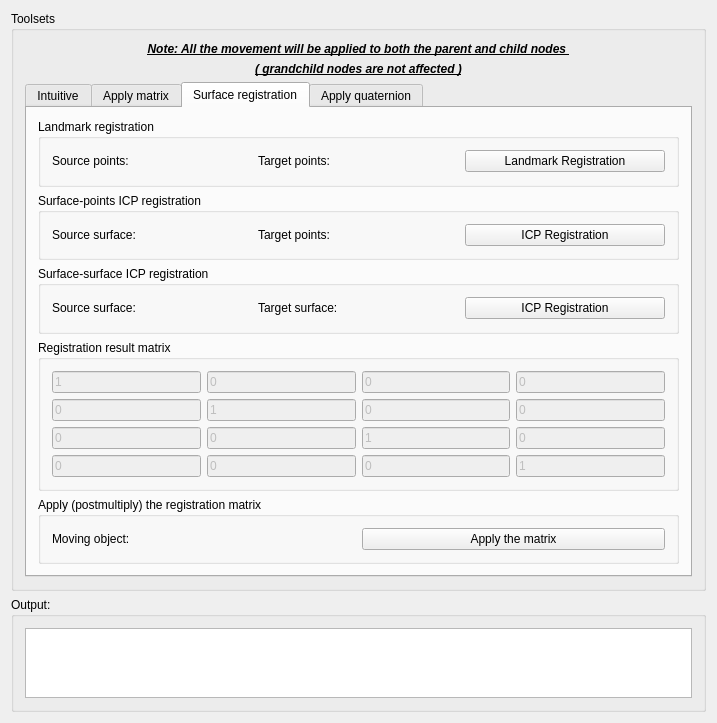
<?xml version="1.0" encoding="UTF-8"?>
<ui version="4.0">
 <class>MoveDataControls</class>
 <widget class="QWidget" name="MoveDataControls">
  <property name="geometry">
   <rect>
    <x>0</x>
    <y>0</y>
    <width>717</width>
    <height>587</height>
   </rect>
  </property>
  <property name="minimumSize">
   <size>
    <width>0</width>
    <height>0</height>
   </size>
  </property>
  <property name="windowTitle">
   <string>QmitkTemplate</string>
  </property>
  <layout class="QGridLayout" name="gridLayout_15">
   <item row="0" column="0">
    <widget class="QGroupBox" name="groupBox_2">
     <property name="title">
      <string>Toolsets</string>
     </property>
     <layout class="QGridLayout" name="gridLayout_4">
      <item row="0" column="0">
       <widget class="QLabel" name="label_3">
        <property name="font">
         <font>
          <weight>75</weight>
          <italic>true</italic>
          <bold>true</bold>
          <underline>true</underline>
         </font>
        </property>
        <property name="text">
         <string>Note: All the movement will be applied to both the parent and child nodes </string>
        </property>
        <property name="alignment">
         <set>Qt::AlignCenter</set>
        </property>
       </widget>
      </item>
      <item row="1" column="0">
       <widget class="QLabel" name="label_12">
        <property name="font">
         <font>
          <weight>75</weight>
          <italic>true</italic>
          <bold>true</bold>
          <underline>true</underline>
         </font>
        </property>
        <property name="text">
         <string>( grandchild nodes are not affected )</string>
        </property>
        <property name="alignment">
         <set>Qt::AlignCenter</set>
        </property>
       </widget>
      </item>
      <item row="2" column="0">
       <widget class="QTabWidget" name="tabWidget">
        <property name="currentIndex">
         <number>2</number>
        </property>
        <widget class="QWidget" name="tab">
         <attribute name="title">
          <string>Intuitive</string>
         </attribute>
         <layout class="QGridLayout" name="gridLayout_8">
          <item row="1" column="0">
           <widget class="QGroupBox" name="groupBox_4">
            <property name="title">
             <string>Movement along the given direction</string>
            </property>
            <layout class="QGridLayout" name="gridLayout_10">
             <item row="0" column="1">
              <layout class="QVBoxLayout" name="verticalLayout">
               <item>
                <widget class="QLabel" name="label">
                 <property name="text">
                  <string>2-element poinset as the translation direction / rotation axis: </string>
                 </property>
                </widget>
               </item>
               <item>
                <widget class="QmitkSingleNodeSelectionWidget" name="mitkSelectWidget_directionPointSet" native="true">
                 <property name="minimumSize">
                  <size>
                   <width>0</width>
                   <height>30</height>
                  </size>
                 </property>
                </widget>
               </item>
              </layout>
             </item>
             <item row="1" column="1">
              <layout class="QHBoxLayout" name="horizontalLayout_3">
               <item>
                <widget class="QLabel" name="label_4">
                 <property name="text">
                  <string>Translate or rotate by </string>
                 </property>
                </widget>
               </item>
               <item>
                <widget class="QLineEdit" name="lineEdit_intuitiveValue_2">
                 <property name="text">
                  <string>2</string>
                 </property>
                </widget>
               </item>
               <item>
                <widget class="QLabel" name="label_2">
                 <property name="text">
                  <string>(mm or degrees)</string>
                 </property>
                </widget>
               </item>
              </layout>
             </item>
             <item row="2" column="0">
              <spacer name="horizontalSpacer_6">
               <property name="orientation">
                <enum>Qt::Horizontal</enum>
               </property>
               <property name="sizeHint" stdset="0">
                <size>
                 <width>40</width>
                 <height>20</height>
                </size>
               </property>
              </spacer>
             </item>
             <item row="2" column="1">
              <layout class="QGridLayout" name="gridLayout_9">
               <item row="0" column="0">
                <widget class="QPushButton" name="pushButton_translatePlus">
                 <property name="text">
                  <string>Translate+</string>
                 </property>
                </widget>
               </item>
               <item row="0" column="1">
                <widget class="QPushButton" name="pushButton_RotatePlus">
                 <property name="text">
                  <string>Rotate +</string>
                 </property>
                </widget>
               </item>
               <item row="1" column="0">
                <widget class="QPushButton" name="pushButton_translateMinus">
                 <property name="text">
                  <string>Translate-</string>
                 </property>
                </widget>
               </item>
               <item row="1" column="1">
                <widget class="QPushButton" name="pushButton_RotateMinus">
                 <property name="text">
                  <string>Rotate -</string>
                 </property>
                </widget>
               </item>
              </layout>
             </item>
             <item row="2" column="2">
              <spacer name="horizontalSpacer_5">
               <property name="orientation">
                <enum>Qt::Horizontal</enum>
               </property>
               <property name="sizeHint" stdset="0">
                <size>
                 <width>40</width>
                 <height>20</height>
                </size>
               </property>
              </spacer>
             </item>
            </layout>
           </widget>
          </item>
          <item row="0" column="0">
           <widget class="QGroupBox" name="groupBox_3">
            <property name="title">
             <string>Movement by λ mm or degrees: (extrinsic rotation along X/Y/Z around object center)</string>
            </property>
            <layout class="QGridLayout" name="gridLayout_2">
             <item row="0" column="0">
              <layout class="QGridLayout" name="gridLayout_7">
               <item row="0" column="6">
                <widget class="QPushButton" name="pushButton_rxm">
                 <property name="text">
                  <string>RX-</string>
                 </property>
                </widget>
               </item>
               <item row="0" column="3">
                <widget class="QPushButton" name="pushButton_xp">
                 <property name="text">
                  <string>X+</string>
                 </property>
                </widget>
               </item>
               <item row="3" column="3">
                <widget class="QPushButton" name="pushButton_zp">
                 <property name="text">
                  <string>Z+</string>
                 </property>
                </widget>
               </item>
               <item row="0" column="4">
                <widget class="QPushButton" name="pushButton_xm">
                 <property name="text">
                  <string>X-</string>
                 </property>
                </widget>
               </item>
               <item row="3" column="4">
                <widget class="QPushButton" name="pushButton_zm">
                 <property name="text">
                  <string>Z-</string>
                 </property>
                </widget>
               </item>
               <item row="2" column="7">
                <spacer name="horizontalSpacer_2">
                 <property name="orientation">
                  <enum>Qt::Horizontal</enum>
                 </property>
                 <property name="sizeHint" stdset="0">
                  <size>
                   <width>40</width>
                   <height>20</height>
                  </size>
                 </property>
                </spacer>
               </item>
               <item row="2" column="4">
                <widget class="QPushButton" name="pushButton_ym">
                 <property name="text">
                  <string>Y-</string>
                 </property>
                </widget>
               </item>
               <item row="0" column="5">
                <widget class="QPushButton" name="pushButton_rxp">
                 <property name="text">
                  <string>RX+</string>
                 </property>
                </widget>
               </item>
               <item row="2" column="3">
                <widget class="QPushButton" name="pushButton_yp">
                 <property name="text">
                  <string>Y+</string>
                 </property>
                </widget>
               </item>
               <item row="2" column="0">
                <spacer name="horizontalSpacer">
                 <property name="orientation">
                  <enum>Qt::Horizontal</enum>
                 </property>
                 <property name="sizeHint" stdset="0">
                  <size>
                   <width>40</width>
                   <height>20</height>
                  </size>
                 </property>
                </spacer>
               </item>
               <item row="3" column="6">
                <widget class="QPushButton" name="pushButton_rzm">
                 <property name="text">
                  <string>RZ-</string>
                 </property>
                </widget>
               </item>
               <item row="2" column="5">
                <widget class="QPushButton" name="pushButton_ryp">
                 <property name="text">
                  <string>RY+</string>
                 </property>
                </widget>
               </item>
               <item row="2" column="6">
                <widget class="QPushButton" name="pushButton_rym">
                 <property name="text">
                  <string>RY-</string>
                 </property>
                </widget>
               </item>
               <item row="3" column="1">
                <widget class="QLabel" name="label_5">
                 <property name="text">
                  <string>(mm or degrees)</string>
                 </property>
                </widget>
               </item>
               <item row="3" column="5">
                <widget class="QPushButton" name="pushButton_rzp">
                 <property name="text">
                  <string>RZ+</string>
                 </property>
                </widget>
               </item>
               <item row="2" column="1">
                <widget class="QLineEdit" name="lineEdit_intuitiveValue_1">
                 <property name="text">
                  <string>2</string>
                 </property>
                </widget>
               </item>
               <item row="0" column="1">
                <widget class="QLabel" name="label_6">
                 <property name="layoutDirection">
                  <enum>Qt::LeftToRight</enum>
                 </property>
                 <property name="text">
                  <string>λ =</string>
                 </property>
                </widget>
               </item>
              </layout>
             </item>
            </layout>
           </widget>
          </item>
          <item row="2" column="0">
           <spacer name="verticalSpacer_2">
            <property name="orientation">
             <enum>Qt::Vertical</enum>
            </property>
            <property name="sizeHint" stdset="0">
             <size>
              <width>20</width>
              <height>40</height>
             </size>
            </property>
           </spacer>
          </item>
         </layout>
        </widget>
        <widget class="QWidget" name="tab_2">
         <attribute name="title">
          <string>Apply matrix</string>
         </attribute>
         <layout class="QGridLayout" name="gridLayout_6">
          <item row="1" column="0">
           <widget class="QPushButton" name="pushButton_getgeometryWithSpacing">
            <property name="text">
             <string>Get geometry matrix with spacing factor</string>
            </property>
           </widget>
          </item>
          <item row="2" column="0">
           <widget class="QPushButton" name="pushButton_getgeometryWithoutSpacing">
            <property name="text">
             <string>Get geometry matrix without spacing factor</string>
            </property>
           </widget>
          </item>
          <item row="3" column="0">
           <widget class="QGroupBox" name="groupBox_5">
            <property name="title">
             <string>Offset matrix to append (postmultiply) or overwirte (set as current offset matrix):</string>
            </property>
            <layout class="QGridLayout" name="gridLayout_11">
             <item row="0" column="0">
              <layout class="QGridLayout" name="gridLayout">
               <item row="0" column="2">
                <widget class="QLineEdit" name="lineEdit_offsetMatrix_4">
                 <property name="text">
                  <string>0</string>
                 </property>
                </widget>
               </item>
               <item row="2" column="1">
                <widget class="QLineEdit" name="lineEdit_offsetMatrix_2">
                 <property name="text">
                  <string>0</string>
                 </property>
                </widget>
               </item>
               <item row="0" column="3">
                <widget class="QLineEdit" name="lineEdit_offsetMatrix_8">
                 <property name="text">
                  <string>0</string>
                 </property>
                </widget>
               </item>
               <item row="1" column="1">
                <widget class="QLineEdit" name="lineEdit_offsetMatrix_1">
                 <property name="text">
                  <string>0</string>
                 </property>
                </widget>
               </item>
               <item row="1" column="3">
                <widget class="QLineEdit" name="lineEdit_offsetMatrix_9">
                 <property name="text">
                  <string>0</string>
                 </property>
                </widget>
               </item>
               <item row="3" column="1">
                <widget class="QLineEdit" name="lineEdit_offsetMatrix_3">
                 <property name="text">
                  <string>0</string>
                 </property>
                </widget>
               </item>
               <item row="1" column="4">
                <widget class="QLineEdit" name="lineEdit_offsetMatrix_13">
                 <property name="text">
                  <string>0</string>
                 </property>
                </widget>
               </item>
               <item row="1" column="2">
                <widget class="QLineEdit" name="lineEdit_offsetMatrix_5">
                 <property name="text">
                  <string>1</string>
                 </property>
                </widget>
               </item>
               <item row="2" column="2">
                <widget class="QLineEdit" name="lineEdit_offsetMatrix_6">
                 <property name="text">
                  <string>0</string>
                 </property>
                </widget>
               </item>
               <item row="1" column="0">
                <spacer name="horizontalSpacer_3">
                 <property name="orientation">
                  <enum>Qt::Horizontal</enum>
                 </property>
                 <property name="sizeHint" stdset="0">
                  <size>
                   <width>40</width>
                   <height>20</height>
                  </size>
                 </property>
                </spacer>
               </item>
               <item row="3" column="4">
                <widget class="QLineEdit" name="lineEdit_offsetMatrix_15">
                 <property name="enabled">
                  <bool>false</bool>
                 </property>
                 <property name="text">
                  <string>1</string>
                 </property>
                </widget>
               </item>
               <item row="3" column="2">
                <widget class="QLineEdit" name="lineEdit_offsetMatrix_7">
                 <property name="text">
                  <string>0</string>
                 </property>
                </widget>
               </item>
               <item row="2" column="4">
                <widget class="QLineEdit" name="lineEdit_offsetMatrix_14">
                 <property name="text">
                  <string>0</string>
                 </property>
                </widget>
               </item>
               <item row="2" column="3">
                <widget class="QLineEdit" name="lineEdit_offsetMatrix_10">
                 <property name="text">
                  <string>1</string>
                 </property>
                </widget>
               </item>
               <item row="3" column="3">
                <widget class="QLineEdit" name="lineEdit_offsetMatrix_11">
                 <property name="text">
                  <string>0</string>
                 </property>
                </widget>
               </item>
               <item row="0" column="4">
                <widget class="QLineEdit" name="lineEdit_offsetMatrix_12">
                 <property name="text">
                  <string>0</string>
                 </property>
                </widget>
               </item>
               <item row="0" column="1">
                <widget class="QLineEdit" name="lineEdit_offsetMatrix_0">
                 <property name="text">
                  <string>1</string>
                 </property>
                </widget>
               </item>
               <item row="1" column="5">
                <spacer name="horizontalSpacer_4">
                 <property name="orientation">
                  <enum>Qt::Horizontal</enum>
                 </property>
                 <property name="sizeHint" stdset="0">
                  <size>
                   <width>40</width>
                   <height>20</height>
                  </size>
                 </property>
                </spacer>
               </item>
              </layout>
             </item>
             <item row="1" column="0">
              <layout class="QVBoxLayout" name="verticalLayout_4">
               <item>
                <widget class="QPushButton" name="pushButton_clearMatrixContent">
                 <property name="text">
                  <string>Clear current content (to identity)</string>
                 </property>
                </widget>
               </item>
               <item>
                <layout class="QHBoxLayout" name="horizontalLayout">
                 <item>
                  <widget class="QPushButton" name="pushButton_AppendOffsetMatrix">
                   <property name="text">
                    <string>Append offset</string>
                   </property>
                  </widget>
                 </item>
                 <item>
                  <widget class="QPushButton" name="pushButton_overwriteOffset">
                   <property name="text">
                    <string>Overwrite offset</string>
                   </property>
                  </widget>
                 </item>
                </layout>
               </item>
              </layout>
             </item>
            </layout>
           </widget>
          </item>
          <item row="0" column="0">
           <widget class="QPushButton" name="pushButton_RealignImage">
            <property name="text">
             <string>Realign the image and the rendering window coordinate systems (keep the spacing)</string>
            </property>
           </widget>
          </item>
          <item row="4" column="0">
           <spacer name="verticalSpacer">
            <property name="orientation">
             <enum>Qt::Vertical</enum>
            </property>
            <property name="sizeHint" stdset="0">
             <size>
              <width>20</width>
              <height>40</height>
             </size>
            </property>
           </spacer>
          </item>
         </layout>
        </widget>
        <widget class="QWidget" name="tab_3">
         <attribute name="title">
          <string>Surface registration</string>
         </attribute>
         <layout class="QGridLayout" name="gridLayout_5">
          <item row="0" column="0">
           <widget class="QGroupBox" name="groupBox_6">
            <property name="title">
             <string>Landmark registration</string>
            </property>
            <layout class="QGridLayout" name="gridLayout_12">
             <item row="0" column="1">
              <layout class="QHBoxLayout" name="horizontalLayout_5">
               <item>
                <widget class="QLabel" name="label_8">
                 <property name="text">
                  <string>Target points:</string>
                 </property>
                </widget>
               </item>
               <item>
                <widget class="QmitkSingleNodeSelectionWidget" name="mitkNodeSelectWidget_LandmarkTargetPointset" native="true"/>
               </item>
              </layout>
             </item>
             <item row="0" column="0">
              <layout class="QHBoxLayout" name="horizontalLayout_4">
               <item>
                <widget class="QLabel" name="label_7">
                 <property name="text">
                  <string>Source points:</string>
                 </property>
                </widget>
               </item>
               <item>
                <widget class="QmitkSingleNodeSelectionWidget" name="mitkNodeSelectWidget_LandmarkSrcPointset" native="true"/>
               </item>
              </layout>
             </item>
             <item row="0" column="2">
              <widget class="QPushButton" name="pushButton_Landmark">
               <property name="text">
                <string>Landmark Registration</string>
               </property>
              </widget>
             </item>
            </layout>
           </widget>
          </item>
          <item row="1" column="0">
           <widget class="QGroupBox" name="groupBox_7">
            <property name="title">
             <string>Surface-points ICP registration</string>
            </property>
            <layout class="QGridLayout" name="gridLayout_13">
             <item row="0" column="0">
              <layout class="QHBoxLayout" name="horizontalLayout_6">
               <item>
                <widget class="QLabel" name="label_9">
                 <property name="text">
                  <string>Source surface:</string>
                 </property>
                </widget>
               </item>
               <item>
                <widget class="QmitkSingleNodeSelectionWidget" name="mitkNodeSelectWidget_IcpSrcSurface" native="true"/>
               </item>
              </layout>
             </item>
             <item row="0" column="1">
              <layout class="QHBoxLayout" name="horizontalLayout_7">
               <item>
                <widget class="QLabel" name="label_10">
                 <property name="text">
                  <string>Target points:</string>
                 </property>
                </widget>
               </item>
               <item>
                <widget class="QmitkSingleNodeSelectionWidget" name="mitkNodeSelectWidget_IcpTargetPointset" native="true"/>
               </item>
              </layout>
             </item>
             <item row="0" column="2">
              <widget class="QPushButton" name="pushButton_Icp">
               <property name="text">
                <string>ICP Registration</string>
               </property>
              </widget>
             </item>
            </layout>
           </widget>
          </item>
          <item row="2" column="0">
           <widget class="QGroupBox" name="groupBox_10">
            <property name="title">
             <string>Surface-surface ICP registration</string>
            </property>
            <layout class="QGridLayout" name="gridLayout_16">
             <item row="0" column="0">
              <layout class="QHBoxLayout" name="horizontalLayout_11">
               <item>
                <widget class="QLabel" name="label_13">
                 <property name="text">
                  <string>Source surface:</string>
                 </property>
                </widget>
               </item>
               <item>
                <widget class="QmitkSingleNodeSelectionWidget" name="mitkNodeSelectWidget_srcSurface" native="true"/>
               </item>
              </layout>
             </item>
             <item row="0" column="1">
              <layout class="QHBoxLayout" name="horizontalLayout_12">
               <item>
                <widget class="QLabel" name="label_14">
                 <property name="text">
                  <string>Target surface:</string>
                 </property>
                </widget>
               </item>
               <item>
                <widget class="QmitkSingleNodeSelectionWidget" name="mitkNodeSelectWidget_targetSurface" native="true"/>
               </item>
              </layout>
             </item>
             <item row="0" column="2">
              <widget class="QPushButton" name="pushButton_Icp_surfaceToSurface">
               <property name="text">
                <string>ICP Registration</string>
               </property>
              </widget>
             </item>
            </layout>
           </widget>
          </item>
          <item row="3" column="0">
           <widget class="QGroupBox" name="groupBox_8">
            <property name="title">
             <string>Registration result matrix</string>
            </property>
            <layout class="QHBoxLayout" name="horizontalLayout_10">
             <item>
              <layout class="QGridLayout" name="gridLayout_14">
               <item row="2" column="3">
                <widget class="QLineEdit" name="lineEdit_RegistrationMatrix_14">
                 <property name="enabled">
                  <bool>false</bool>
                 </property>
                 <property name="text">
                  <string>0</string>
                 </property>
                </widget>
               </item>
               <item row="2" column="1">
                <widget class="QLineEdit" name="lineEdit_RegistrationMatrix_6">
                 <property name="enabled">
                  <bool>false</bool>
                 </property>
                 <property name="text">
                  <string>0</string>
                 </property>
                </widget>
               </item>
               <item row="0" column="3">
                <widget class="QLineEdit" name="lineEdit_RegistrationMatrix_12">
                 <property name="enabled">
                  <bool>false</bool>
                 </property>
                 <property name="text">
                  <string>0</string>
                 </property>
                </widget>
               </item>
               <item row="1" column="0">
                <widget class="QLineEdit" name="lineEdit_RegistrationMatrix_1">
                 <property name="enabled">
                  <bool>false</bool>
                 </property>
                 <property name="text">
                  <string>0</string>
                 </property>
                </widget>
               </item>
               <item row="1" column="3">
                <widget class="QLineEdit" name="lineEdit_RegistrationMatrix_13">
                 <property name="enabled">
                  <bool>false</bool>
                 </property>
                 <property name="text">
                  <string>0</string>
                 </property>
                </widget>
               </item>
               <item row="2" column="0">
                <widget class="QLineEdit" name="lineEdit_RegistrationMatrix_2">
                 <property name="enabled">
                  <bool>false</bool>
                 </property>
                 <property name="text">
                  <string>0</string>
                 </property>
                </widget>
               </item>
               <item row="3" column="2">
                <widget class="QLineEdit" name="lineEdit_RegistrationMatrix_11">
                 <property name="enabled">
                  <bool>false</bool>
                 </property>
                 <property name="text">
                  <string>0</string>
                 </property>
                </widget>
               </item>
               <item row="1" column="2">
                <widget class="QLineEdit" name="lineEdit_RegistrationMatrix_9">
                 <property name="enabled">
                  <bool>false</bool>
                 </property>
                 <property name="text">
                  <string>0</string>
                 </property>
                </widget>
               </item>
               <item row="2" column="2">
                <widget class="QLineEdit" name="lineEdit_RegistrationMatrix_10">
                 <property name="enabled">
                  <bool>false</bool>
                 </property>
                 <property name="text">
                  <string>1</string>
                 </property>
                </widget>
               </item>
               <item row="0" column="1">
                <widget class="QLineEdit" name="lineEdit_RegistrationMatrix_4">
                 <property name="enabled">
                  <bool>false</bool>
                 </property>
                 <property name="text">
                  <string>0</string>
                 </property>
                </widget>
               </item>
               <item row="3" column="3">
                <widget class="QLineEdit" name="lineEdit_RegistrationMatrix_15">
                 <property name="enabled">
                  <bool>false</bool>
                 </property>
                 <property name="text">
                  <string>1</string>
                 </property>
                </widget>
               </item>
               <item row="3" column="1">
                <widget class="QLineEdit" name="lineEdit_RegistrationMatrix_7">
                 <property name="enabled">
                  <bool>false</bool>
                 </property>
                 <property name="text">
                  <string>0</string>
                 </property>
                </widget>
               </item>
               <item row="3" column="0">
                <widget class="QLineEdit" name="lineEdit_RegistrationMatrix_3">
                 <property name="enabled">
                  <bool>false</bool>
                 </property>
                 <property name="text">
                  <string>0</string>
                 </property>
                </widget>
               </item>
               <item row="0" column="0">
                <widget class="QLineEdit" name="lineEdit_RegistrationMatrix_0">
                 <property name="enabled">
                  <bool>false</bool>
                 </property>
                 <property name="text">
                  <string>1</string>
                 </property>
                </widget>
               </item>
               <item row="0" column="2">
                <widget class="QLineEdit" name="lineEdit_RegistrationMatrix_8">
                 <property name="enabled">
                  <bool>false</bool>
                 </property>
                 <property name="text">
                  <string>0</string>
                 </property>
                </widget>
               </item>
               <item row="1" column="1">
                <widget class="QLineEdit" name="lineEdit_RegistrationMatrix_5">
                 <property name="enabled">
                  <bool>false</bool>
                 </property>
                 <property name="text">
                  <string>1</string>
                 </property>
                </widget>
               </item>
              </layout>
             </item>
            </layout>
           </widget>
          </item>
          <item row="4" column="0">
           <widget class="QGroupBox" name="groupBox_9">
            <property name="title">
             <string>Apply (postmultiply) the registration matrix </string>
            </property>
            <layout class="QHBoxLayout" name="horizontalLayout_9">
             <item>
              <layout class="QHBoxLayout" name="horizontalLayout_8">
               <item>
                <widget class="QLabel" name="label_11">
                 <property name="text">
                  <string>Moving object:</string>
                 </property>
                </widget>
               </item>
               <item>
                <widget class="QmitkSingleNodeSelectionWidget" name="mitkNodeSelectWidget_MovingObject" native="true">
                 <property name="enabled">
                  <bool>true</bool>
                 </property>
                </widget>
               </item>
              </layout>
             </item>
             <item>
              <widget class="QPushButton" name="pushButton_ApplyRegistrationMatrix">
               <property name="text">
                <string>Apply the matrix</string>
               </property>
              </widget>
             </item>
            </layout>
           </widget>
          </item>
         </layout>
        </widget>
        <widget class="QWidget" name="tab_4">
         <attribute name="title">
          <string>Apply quaternion</string>
         </attribute>
        </widget>
       </widget>
      </item>
     </layout>
    </widget>
   </item>
   <item row="1" column="0">
    <widget class="QGroupBox" name="groupBox">
     <property name="title">
      <string>Output:</string>
     </property>
     <layout class="QGridLayout" name="gridLayout_3">
      <item row="0" column="0">
       <widget class="QTextBrowser" name="textBrowser_moveData"/>
      </item>
     </layout>
    </widget>
   </item>
  </layout>
 </widget>
 <layoutdefault spacing="6" margin="11"/>
 <customwidgets>
  <customwidget>
   <class>QmitkSingleNodeSelectionWidget</class>
   <extends>QWidget</extends>
   <header location="global">QmitkSingleNodeSelectionWidget.h</header>
   <container>1</container>
  </customwidget>
 </customwidgets>
 <resources/>
 <connections/>
</ui>
